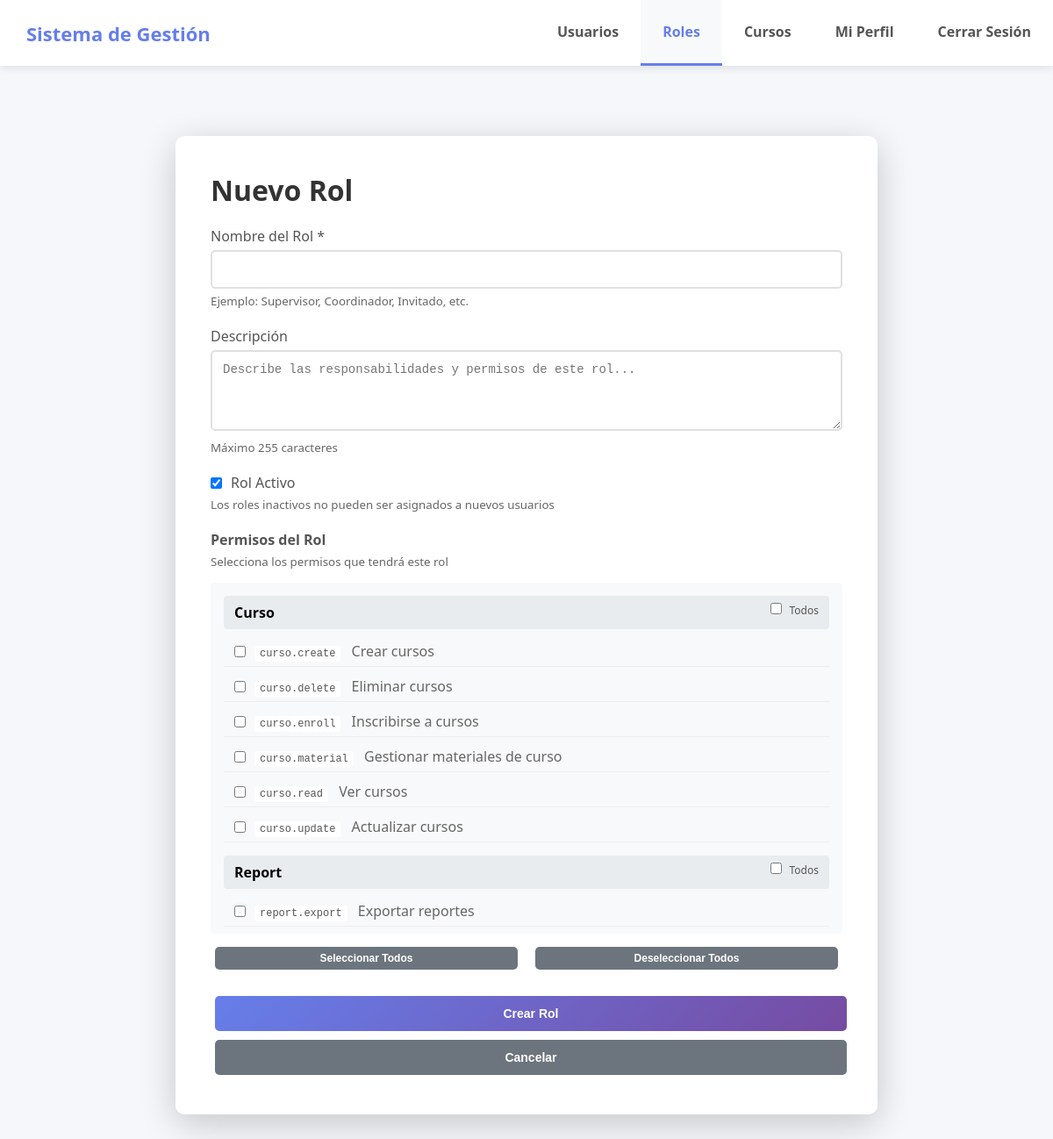
Page /edit_role.php (signed in) on the committed database.
### tables this page shows
CREATE TABLE permisos (
    id_permiso INT AUTO_INCREMENT PRIMARY KEY,
    clave_permiso VARCHAR(50) UNIQUE NOT NULL,
    descripcion VARCHAR(255)
);

### includes/functions.php (called while the page is built, shortened)
<?php
function get_all_permissions() {
    $database = new Database();
    $db = $database->connect();
    $query = "SELECT * FROM permisos ORDER BY clave_permiso";
    $stmt = $db->prepare($query);
    $stmt->execute();
    return $stmt->fetchAll();
}
function get_permissions_grouped() {
    $permissions = get_all_permissions();
    $grouped = [];
    foreach($permissions as $perm) {
        $parts = explode('.', $perm['clave_permiso']);
        $category = ucfirst($parts[0]);
        if(!isset($grouped[$category])) {
            $grouped[$category] = [];
        }
        $grouped[$category][] = $perm;
    }
    return $grouped;
}
?>

### edit_role.php (the view, shortened to what this page needs)
<?php
require_once 'includes/functions.php';
$is_edit = false;
$role_info = null;
$id_rol = null;
$permissions_grouped = get_permissions_grouped();
$current_permissions = $is_edit && $id_rol ? get_role_permission_ids($id_rol) : [];
$nombre_rol = $role_info ? $role_info['nombre_rol'] : '';
$descripcion = $role_info ? $role_info['descripcion'] : '';
$activo = $role_info ? $role_info['activo'] : true;
?>
<!DOCTYPE html>
<html lang="es">
<head>
    <link rel="stylesheet" href="assets/css/style.css">
</head>
<body>
    <div class="navbar">
        <div class="nav-brand">
            <h2>Sistema de Gestión</h2>
        </div>
        <div class="nav-links">
            <a href="admin_dashboard.php">Usuarios</a>
            <a href="roles.php" class="active">Roles</a>
            <a href="courses.php">Cursos</a>
            <a href="profile.php">Mi Perfil</a>
            <a href="logout.php">Cerrar Sesión</a>
        </div>
    </div>
    <div class="dashboard-container">
        <div class="container" style="max-width: 800px;">
            <h1><?php echo $is_edit ? 'Editar Rol' : 'Nuevo Rol'; ?></h1>
            <form method="POST" action="">
                <div class="form-group">
                    <label for="nombre_rol">Nombre del Rol *</label>
                    <input type="text"
                           id="nombre_rol"
                           name="nombre_rol"
                           required
                           maxlength="50"
                           value="<?php echo htmlspecialchars($nombre_rol); ?>"
                           <?php echo ($is_edit && $role_info && $role_info['id_rol'] <= 3) ? 'readonly style="background: #f0f0f0;"' : ''; ?>>
                    <small style="color: #666; display: block; margin-top: 5px;">
                        Ejemplo: Supervisor, Coordinador, Invitado, etc.
                    </small>
                </div>
                <div class="form-group">
                    <label for="descripcion">Descripción</label>
                    <textarea id="descripcion"
                              name="descripcion"
                              rows="4"
                              maxlength="255"
                              placeholder="Describe las responsabilidades y permisos de este rol..."><?php echo htmlspecialchars($descripcion); ?></textarea>
                    <small style="color: #666; display: block; margin-top: 5px;">
                        Máximo 255 caracteres
                    </small>
                </div>
                <div class="form-group">
                    <label style="display: flex; align-items: center; cursor: pointer;">
                        <input type="checkbox"
                               name="activo"
                               id="activo"
                               value="1"
                               <?php echo $activo ? 'checked' : ''; ?>
                               style="width: auto; margin-right: 10px;">
                        <span>Rol Activo</span>
                    </label>
                    <small style="color: #666; display: block; margin-top: 5px;">
                        Los roles inactivos no pueden ser asignados a nuevos usuarios
                    </small>
                </div>
                <div class="form-group">
                    <label><strong>Permisos del Rol</strong></label>
                    <small style="color: #666; display: block; margin-bottom: 15px;">
                        Selecciona los permisos que tendrá este rol
                    </small>
                    <div style="background: #f8f9fa; padding: 15px; border-radius: 5px; max-height: 400px; overflow-y: auto;">
                        <?php foreach($permissions_grouped as $category => $perms): ?>
                            <div style="margin-bottom: 15px;">
                                <div style="background: #e9ecef; padding: 8px 12px; border-radius: 4px; margin-bottom: 8px; display: flex; justify-content: space-between; align-items: center;">
                                    <strong><?php echo htmlspecialchars($category); ?></strong>
                                    <label style="font-size: 12px; cursor: pointer;">
                                        <input type="checkbox" class="select-all-category" data-category="<?php echo htmlspecialchars($category); ?>" style="margin-right: 5px;">
                                        Todos
                                    </label>
                                </div>
                                <?php foreach($perms as $perm): ?>
                                    <label style="display: flex; align-items: center; padding: 6px 12px; cursor: pointer; border-bottom: 1px solid #eee;">
                                        <input type="checkbox"
                                               name="permisos[]"
                                               value="<?php echo $perm['id_permiso']; ?>"
                                               class="perm-checkbox category-<?php echo htmlspecialchars($category); ?>"
                                               <?php echo in_array($perm['id_permiso'], $current_permissions) ? 'checked' : ''; ?>
                                               style="width: auto; margin-right: 10px;">
                                        <span>
                                            <code style="background: #fff; padding: 2px 6px; border-radius: 3px; font-size: 12px;"><?php echo htmlspecialchars($perm['clave_permiso']); ?></code>
                                            <span style="color: #666; margin-left: 8px;"><?php echo htmlspecialchars($perm['descripcion']); ?></span>
                                        </span>
                                    </label>
                                <?php endforeach; ?>
                            </div>
                        <?php endforeach; ?>
                    </div>
                    <div style="margin-top: 10px; display: flex; gap: 10px;">
                        <button type="button" id="selectAll" class="btn btn-secondary" style="padding: 6px 12px; font-size: 12px;">Seleccionar Todos</button>
                        <button type="button" id="deselectAll" class="btn btn-secondary" style="padding: 6px 12px; font-size: 12px;">Deseleccionar Todos</button>
                    </div>
                </div>
                <button type="submit" class="btn btn-primary">
                    <?php echo $is_edit ? 'Guardar Cambios' : 'Crear Rol'; ?>
                </button>
                <a href="roles.php">
                    <button type="button" class="btn btn-secondary">Cancelar</button>
                </a>
            </form>
        </div>
    </div>
</body>
</html>

### assets/css/style.css (style rules this page uses)
* { margin: 0; padding: 0; box-sizing: border-box; }
body { font-family: 'Segoe UI', Tahoma, Geneva, Verdana, sans-serif; background: #f5f7fa; min-height: 100vh; }
.container { background: white; border-radius: 10px; box-shadow: 0 10px 40px rgba(0,0,0,0.2); padding: 40px; width: 100%; max-width: 450px; margin: 50px auto; }
.dashboard-container { max-width: 1400px; margin: 0 auto; padding: 30px; }
h1, h2 { color: #333; margin-bottom: 20px; }
.form-group { margin-bottom: 20px; }
label { display: block; margin-bottom: 5px; color: #555; font-weight: 500; }
input[type="text"], input[type="password"], input[type="email"], input[type="tel"], textarea, select { width: 100%; padding: 12px; border: 2px solid #e0e0e0; border-radius: 5px; font-size: 14px; transition: border-color 0.3s; }
textarea { resize: vertical; min-height: 80px; }
.btn { padding: 12px 24px; border: none; border-radius: 5px; font-size: 14px; font-weight: 600; cursor: pointer; transition: all 0.3s; margin: 5px; }
.btn-primary { background: linear-gradient(135deg, #667eea 0%, #764ba2 100%); color: white; width: 100%; }
.btn-secondary { background: #6c757d; color: white; width: 100%; }
.navbar { background: white; box-shadow: 0 2px 10px rgba(0,0,0,0.1); padding: 0; display: flex; justify-content: space-between; align-items: center; position: sticky; top: 0; z-index: 1000; }
.nav-brand { padding: 20px 30px; }
.nav-brand h2 { margin: 0; color: #667eea; font-size: 22px; }
.nav-links { display: flex; margin: 0; padding: 0; }
.nav-links a { padding: 25px 25px; color: #555; text-decoration: none; font-weight: 600; transition: all 0.3s; border-bottom: 3px solid transparent; display: flex; align-items: center; }
.nav-links a.active { color: #667eea; border-bottom-color: #667eea; background: #f8f9fa; }

### rows in the picture
permisos: clave_permiso "curso.create", descripcion "Crear cursos"
permisos: clave_permiso "curso.delete", descripcion "Eliminar cursos"
permisos: clave_permiso "curso.enroll", descripcion "Inscribirse a cursos"
permisos: clave_permiso "curso.material", descripcion "Gestionar materiales de curso"
permisos: clave_permiso "curso.read", descripcion "Ver cursos"
permisos: clave_permiso "curso.update", descripcion "Actualizar cursos"
permisos: clave_permiso "report.export", descripcion "Exportar reportes"

### other values in the picture
$category "Curso"
$category "Report"
